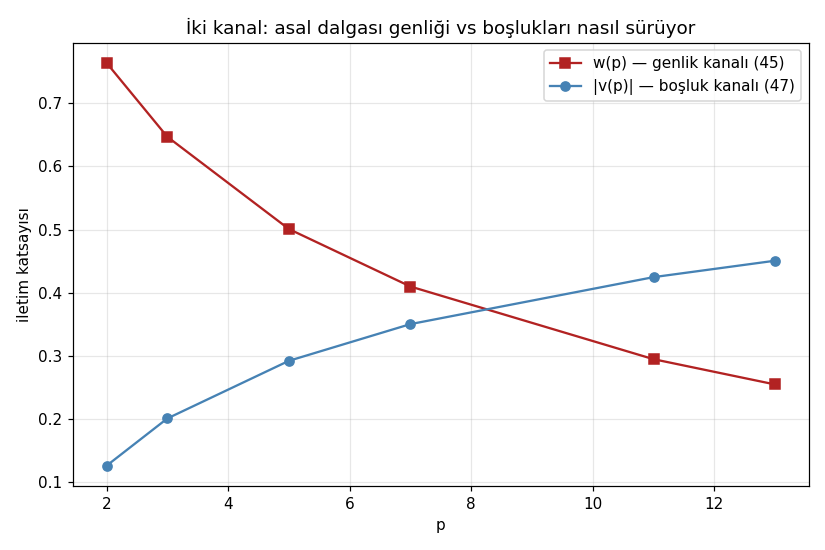

This figure's Python source:
"""
47 — BOŞLUK KANALI: ASAL DALGASI BOŞLUKLARI DA SÜRÜYOR MU? (17 Ağustos 2026)
=============================================================================

46'nın negatif sonucunun teşhisi: bağımsız-fazlı asal gürültüsü r'yi gerçekte
olduğundan 7 kat fazla bozuyor. Eksik kanal adayı: asal dalgası BOŞLUKLARI da
aynı fazla modüle ediyorsa (explicit formula: sıfır konumları asallara cevap
verir), ortak faz korelasyonu yukarı geri iter.

Test (anlık, Z hesabı yok): log g̃_n ~ Σ_p [c_p cos(t_mid log p) + d_p sin(...)]
→ v_p = katsayı / p^{-1/2}. Sahte frekans kontrolleri dahil.

Beklenti: v_p ≠ 0 ve işaretlerin w_p ile ilişkisi ortak-faz mekanizmasını
belirler. (Dikkat: sin bileşeni burada ≠0 olabilir — boşluk yanıtı türev
kanalıdır, faz kayması DOĞALDIR. Genlik |v| = √(c²+d²) raporlanır.)
"""

import numpy as np
import matplotlib.pyplot as plt
from pathlib import Path

HERE = Path(__file__).resolve().parent
TWO_PI = 2 * np.pi
PRIMES = [2, 3, 5, 7, 11, 13]
FAKES = [2.5, 6.0]

d41 = np.load(HERE / "41_bigT_windows.npz")
keys = sorted({k.split("_")[1] for k in d41.files}, key=lambda s: int(s[:-1]))

print(f"{'L':>6} | " + " ".join(f"|v|({p})".rjust(8) for p in PRIMES)
      + " |  faz(2)  faz(3) | sahte RMS")
res = {p: [] for p in PRIMES}
for wkey in keys:
    gaps = d41[f"gaps_{wkey}"]; tmid = d41[f"tmid_{wkey}"]
    Lw = np.log(tmid / TWO_PI); L = float(Lw.mean())
    g_u = gaps * Lw / TWO_PI
    y = np.log(g_u)

    cols = [np.ones_like(y)]
    for p in PRIMES:
        cols += [np.cos(tmid * np.log(p)), np.sin(tmid * np.log(p))]
    for f in FAKES:
        cols += [np.cos(tmid * np.log(f)), np.sin(tmid * np.log(f))]
    X = np.vstack(cols).T
    beta, *_ = np.linalg.lstsq(X, y, rcond=None)
    resid = y - X @ beta
    cov = resid.var() * np.linalg.inv(X.T @ X)
    se = np.sqrt(np.diag(cov))

    vabs, phases = [], []
    for i, p in enumerate(PRIMES):
        c_p, d_p = beta[1 + 2 * i], beta[2 + 2 * i]
        v = np.hypot(c_p, d_p) / p**-0.5
        se_v = se[1 + 2 * i] / p**-0.5
        res[p].append((v, se_v))
        vabs.append(v)
        phases.append(np.arctan2(d_p, c_p))
    foff = 1 + 2 * len(PRIMES)
    fake_rms = np.sqrt(np.mean(beta[foff:foff + 4]**2))
    print(f"{L:>6.2f} | " + " ".join(f"{v:8.4f}" for v in vabs)
          + f" | {phases[0]:+7.2f} {phases[1]:+7.2f} | {fake_rms:9.5f}")

print("\nAğırlıklı ortalama |v(p)| ve gürültü tabanıyla kıyas:")
for p in PRIMES:
    vs = np.array([r[0] for r in res[p]])
    es = np.array([r[1] for r in res[p]])
    vm = np.sum(vs / es**2) / np.sum(1 / es**2)
    em = 1 / np.sqrt(np.sum(1 / es**2))
    # |v| pozitif yanlı (Rayleigh): gürültü tabanı ~ se·√(π/2)
    floor = em * np.sqrt(np.pi / 2) * np.sqrt(len(vs))
    sig = "SİNYAL" if vm > 3 * floor else "gürültü seviyesinde"
    print(f"  |v({p:>2})| = {vm:.4f} ± {em:.4f}   ({sig})")

# w ile kıyas grafiği (45 tablosundan w ortalamaları)
W_MEAN = {2: 0.764, 3: 0.647, 5: 0.501, 7: 0.410, 11: 0.295, 13: 0.255}
fig, ax = plt.subplots(figsize=(7.5, 5))
pm = np.array(PRIMES, dtype=float)
vm_arr = [np.sum(np.array([r[0] for r in res[p]]) / np.array([r[1] for r in res[p]])**2)
          / np.sum(1 / np.array([r[1] for r in res[p]])**2) for p in PRIMES]
ax.plot(pm, [W_MEAN[p] for p in PRIMES], "s-", c="firebrick", label="w(p) — genlik kanalı (45)")
ax.plot(pm, vm_arr, "o-", c="steelblue", label="|v(p)| — boşluk kanalı (47)")
ax.set_xlabel("p"); ax.set_ylabel("iletim katsayısı")
ax.set_title("İki kanal: asal dalgası genliği vs boşlukları nasıl sürüyor")
ax.legend(); ax.grid(alpha=0.3)
plt.tight_layout()
out = HERE / "47_bosluk_kanali.png"
plt.savefig(out, dpi=110)
print(f"\nGrafik: {out.name}")
